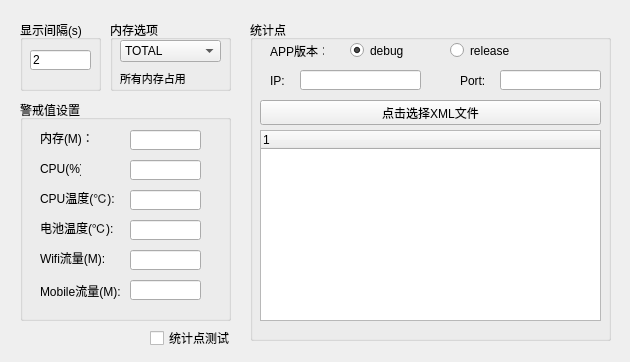
<?xml version="1.0" encoding="UTF-8"?>
<ui version="4.0">
 <class>PerformanceSetup</class>
 <widget class="QWidget" name="PerformanceSetup">
  <property name="enabled">
   <bool>true</bool>
  </property>
  <property name="geometry">
   <rect>
    <x>0</x>
    <y>0</y>
    <width>630</width>
    <height>362</height>
   </rect>
  </property>
  <property name="windowTitle">
   <string>设置</string>
  </property>
  <widget class="QGroupBox" name="groupBox_3">
   <property name="geometry">
    <rect>
     <x>20</x>
     <y>100</y>
     <width>211</width>
     <height>221</height>
    </rect>
   </property>
   <property name="title">
    <string>警戒值设置</string>
   </property>
   <widget class="QLineEdit" name="memLineEdit">
    <property name="geometry">
     <rect>
      <x>110</x>
      <y>30</y>
      <width>71</width>
      <height>20</height>
     </rect>
    </property>
   </widget>
   <widget class="QLineEdit" name="cpuLineEdit">
    <property name="geometry">
     <rect>
      <x>110</x>
      <y>60</y>
      <width>71</width>
      <height>20</height>
     </rect>
    </property>
   </widget>
   <widget class="QLabel" name="batteryLabel">
    <property name="geometry">
     <rect>
      <x>20</x>
      <y>30</y>
      <width>61</width>
      <height>16</height>
     </rect>
    </property>
    <property name="text">
     <string>内存(M)：</string>
    </property>
   </widget>
   <widget class="QLabel" name="cpuTempLabel">
    <property name="geometry">
     <rect>
      <x>20</x>
      <y>60</y>
      <width>41</width>
      <height>16</height>
     </rect>
    </property>
    <property name="text">
     <string>CPU(%)：</string>
    </property>
   </widget>
   <widget class="QLabel" name="batteryLabel_3">
    <property name="geometry">
     <rect>
      <x>20</x>
      <y>120</y>
      <width>91</width>
      <height>16</height>
     </rect>
    </property>
    <property name="text">
     <string>电池温度(℃):</string>
    </property>
   </widget>
   <widget class="QLineEdit" name="batteryLineEdit">
    <property name="geometry">
     <rect>
      <x>110</x>
      <y>120</y>
      <width>71</width>
      <height>20</height>
     </rect>
    </property>
   </widget>
   <widget class="QLineEdit" name="wifiLineEdit">
    <property name="geometry">
     <rect>
      <x>110</x>
      <y>150</y>
      <width>71</width>
      <height>20</height>
     </rect>
    </property>
   </widget>
   <widget class="QLineEdit" name="mobileLineEdit">
    <property name="geometry">
     <rect>
      <x>110</x>
      <y>180</y>
      <width>71</width>
      <height>20</height>
     </rect>
    </property>
   </widget>
   <widget class="QLabel" name="wifiLabel">
    <property name="geometry">
     <rect>
      <x>20</x>
      <y>150</y>
      <width>71</width>
      <height>16</height>
     </rect>
    </property>
    <property name="text">
     <string>Wifi流量(M):</string>
    </property>
   </widget>
   <widget class="QLabel" name="mobileLabel">
    <property name="geometry">
     <rect>
      <x>20</x>
      <y>180</y>
      <width>81</width>
      <height>21</height>
     </rect>
    </property>
    <property name="text">
     <string>Mobile流量(M):</string>
    </property>
   </widget>
   <widget class="QLabel" name="cpuTempLabel_3">
    <property name="geometry">
     <rect>
      <x>20</x>
      <y>90</y>
      <width>81</width>
      <height>16</height>
     </rect>
    </property>
    <property name="text">
     <string>CPU温度(℃):</string>
    </property>
   </widget>
   <widget class="QLineEdit" name="cpuTempLineEdit">
    <property name="geometry">
     <rect>
      <x>110</x>
      <y>90</y>
      <width>71</width>
      <height>20</height>
     </rect>
    </property>
   </widget>
  </widget>
  <widget class="QGroupBox" name="groupBox_2">
   <property name="geometry">
    <rect>
     <x>20</x>
     <y>20</y>
     <width>81</width>
     <height>71</height>
    </rect>
   </property>
   <property name="title">
    <string>显示间隔(s)</string>
   </property>
   <widget class="QLineEdit" name="timeLineEdit">
    <property name="geometry">
     <rect>
      <x>10</x>
      <y>30</y>
      <width>61</width>
      <height>20</height>
     </rect>
    </property>
    <property name="text">
     <string>2</string>
    </property>
   </widget>
  </widget>
  <widget class="QGroupBox" name="groupBox_5">
   <property name="geometry">
    <rect>
     <x>250</x>
     <y>20</y>
     <width>361</width>
     <height>321</height>
    </rect>
   </property>
   <property name="title">
    <string>统计点</string>
   </property>
   <widget class="QRadioButton" name="debugRBtn">
    <property name="geometry">
     <rect>
      <x>100</x>
      <y>20</y>
      <width>61</width>
      <height>21</height>
     </rect>
    </property>
    <property name="text">
     <string>debug</string>
    </property>
    <property name="checked">
     <bool>true</bool>
    </property>
   </widget>
   <widget class="QRadioButton" name="releaseRBtn">
    <property name="geometry">
     <rect>
      <x>200</x>
      <y>20</y>
      <width>71</width>
      <height>21</height>
     </rect>
    </property>
    <property name="text">
     <string>release</string>
    </property>
   </widget>
   <widget class="QLabel" name="label_2">
    <property name="geometry">
     <rect>
      <x>20</x>
      <y>20</y>
      <width>54</width>
      <height>21</height>
     </rect>
    </property>
    <property name="text">
     <string>APP版本：</string>
    </property>
   </widget>
   <widget class="QLabel" name="label">
    <property name="geometry">
     <rect>
      <x>20</x>
      <y>50</y>
      <width>31</width>
      <height>21</height>
     </rect>
    </property>
    <property name="text">
     <string>IP:</string>
    </property>
   </widget>
   <widget class="QLabel" name="label_3">
    <property name="geometry">
     <rect>
      <x>210</x>
      <y>50</y>
      <width>31</width>
      <height>21</height>
     </rect>
    </property>
    <property name="text">
     <string>Port:</string>
    </property>
   </widget>
   <widget class="QLineEdit" name="IPLineEdit">
    <property name="geometry">
     <rect>
      <x>50</x>
      <y>50</y>
      <width>121</width>
      <height>20</height>
     </rect>
    </property>
   </widget>
   <widget class="QLineEdit" name="portLineEdit">
    <property name="geometry">
     <rect>
      <x>250</x>
      <y>50</y>
      <width>101</width>
      <height>20</height>
     </rect>
    </property>
   </widget>
   <widget class="QTreeWidget" name="xmlTreeWidget">
    <property name="geometry">
     <rect>
      <x>10</x>
      <y>110</y>
      <width>341</width>
      <height>191</height>
     </rect>
    </property>
    <column>
     <property name="text">
      <string notr="true">1</string>
     </property>
    </column>
   </widget>
   <widget class="QPushButton" name="selectXmlBtn">
    <property name="geometry">
     <rect>
      <x>10</x>
      <y>80</y>
      <width>341</width>
      <height>25</height>
     </rect>
    </property>
    <property name="text">
     <string>点击选择XML文件</string>
    </property>
   </widget>
  </widget>
  <widget class="QCheckBox" name="statCBox">
   <property name="geometry">
    <rect>
     <x>150</x>
     <y>330</y>
     <width>91</width>
     <height>16</height>
    </rect>
   </property>
   <property name="text">
    <string>统计点测试</string>
   </property>
  </widget>
  <widget class="QGroupBox" name="groupBox">
   <property name="geometry">
    <rect>
     <x>110</x>
     <y>20</y>
     <width>121</width>
     <height>71</height>
    </rect>
   </property>
   <property name="title">
    <string>内存选项</string>
   </property>
   <widget class="QComboBox" name="memCombo">
    <property name="geometry">
     <rect>
      <x>10</x>
      <y>20</y>
      <width>101</width>
      <height>22</height>
     </rect>
    </property>
    <item>
     <property name="text">
      <string>TOTAL</string>
     </property>
    </item>
    <item>
     <property name="text">
      <string>JAVA Heap</string>
     </property>
    </item>
   </widget>
   <widget class="QLabel" name="memLabel">
    <property name="geometry">
     <rect>
      <x>10</x>
      <y>50</y>
      <width>101</width>
      <height>16</height>
     </rect>
    </property>
    <property name="font">
     <font>
      <pointsize>8</pointsize>
     </font>
    </property>
    <property name="text">
     <string>所有内存占用</string>
    </property>
   </widget>
  </widget>
 </widget>
 <resources/>
 <connections/>
</ui>
